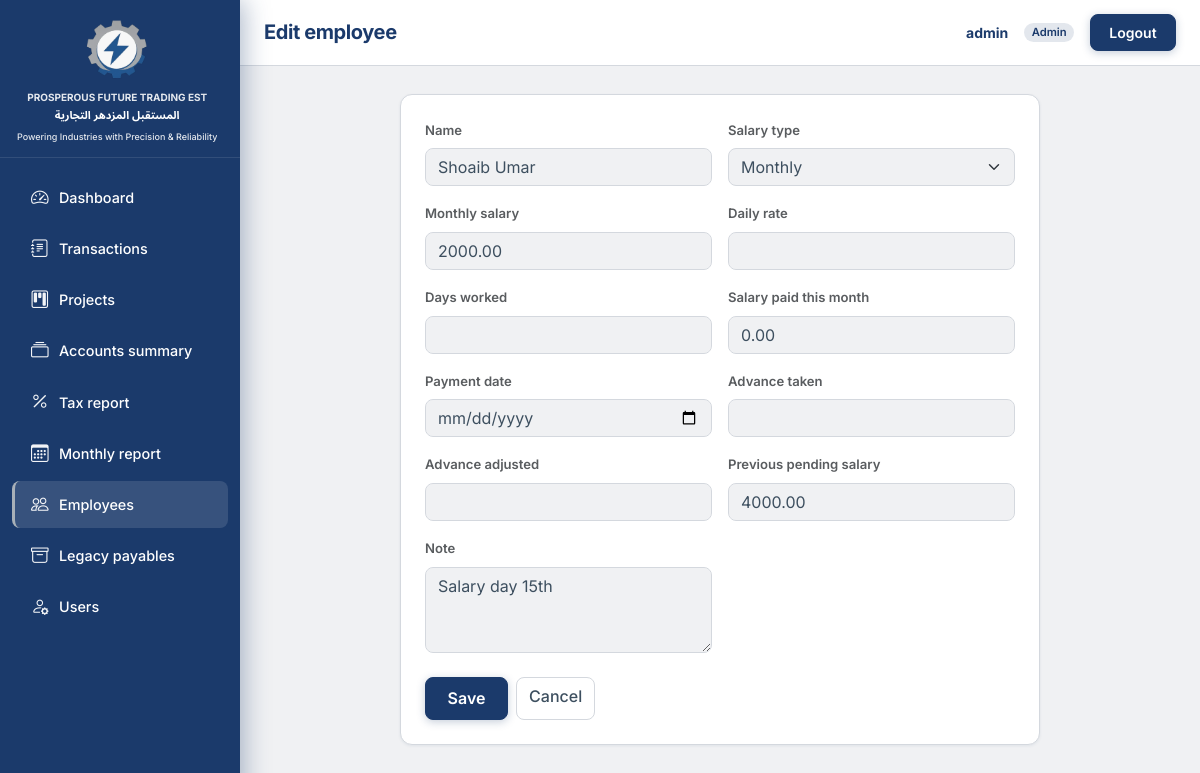
The app's page /employees/14/edit/ (signed in) with its own data.
### accounts/models.py (models this page shows, shortened)
class User(AbstractBaseUser, PermissionsMixin):
    email = models.EmailField(unique=True)
    full_name = models.CharField(max_length=255, blank=True)
    role = models.CharField(max_length=20, choices=Role.choices, default=Role.VIEWER)
    is_staff = models.BooleanField(default=False)
    is_active = models.BooleanField(default=True)
    date_joined = models.DateTimeField(default=timezone.now)
    objects = UserManager()
    USERNAME_FIELD = "email"
    REQUIRED_FIELDS = []
    class Meta:
        ordering = ["email"]
    @property
    def display_name(self):
        name = (self.full_name or "").strip()
        if name:
            return name
        return self.email.split("@")[0] if self.email else ""

### employees/models.py (models this page shows, shortened)
class Employee(models.Model):
    name = models.CharField(max_length=255)
    salary_paid_date = models.DateField(
        null=True,
        blank=True,
        verbose_name="Payment date",
        help_text="Date when salary was paid to this employee.",
    )
    salary_type = models.CharField(
        max_length=16, choices=SalaryType.choices, default=SalaryType.MONTHLY
    )
    monthly_salary = models.DecimalField(
        max_digits=14, decimal_places=2, null=True, blank=True
    )
    daily_rate = models.DecimalField(max_digits=14, decimal_places=2, null=True, blank=True)
    days_worked = models.DecimalField(
        max_digits=10, decimal_places=2, null=True, blank=True
    )
    salary_paid_this_month = models.DecimalField(
        max_digits=14, decimal_places=2, null=True, blank=True
    )
    advance_taken = models.DecimalField(
        max_digits=14, decimal_places=2, null=True, blank=True
    )
    advance_adjusted = models.DecimalField(
        max_digits=14, decimal_places=2, null=True, blank=True
    )
    previous_pending_salary = models.DecimalField(
        max_digits=14, decimal_places=2, null=True, blank=True
    )
    note = models.TextField(blank=True)
    class Meta:
        ordering = ["name"]

### employees/views.py (the view)
# urls.py: path("<int:pk>/edit/", views.EmployeeUpdateView.as_view(), name="edit"),
class EmployeeUpdateView(AdminOrAccountantMixin, UpdateView):
    model = Employee
    form_class = EmployeeForm
    template_name = "employees/employee_form.html"
    success_url = reverse_lazy("employees:list")

### TradingEST/context_processors.py (called while the page is built)
def brand(_request):
    return {
        "brand_name_ar": BRAND_NAME_AR,
        "brand_name_en": BRAND_NAME_EN,
        "brand_tagline": BRAND_TAGLINE,
    }

### accounts/mixins.py (called while the page is built)
    def dispatch(self, request, *args, **kwargs):
        if not request.user.is_authenticated:
            return HttpResponseRedirect(self.resolve_redirect(request))
        if getattr(request.user, "role", None) not in (Role.ADMIN, Role.ACCOUNTANT):
            raise PermissionDenied("Edit permission required.")
        return super(SessionAuthenticatedMixin, self).dispatch(request, *args, **kwargs)

### templates/employees/employee_form.html (shortened to what this page needs)
{% extends "base.html" %}
{% block header_title %}{% if object %}Edit employee{% else %}Add employee{% endif %}{% endblock %}
{% block content %}
<div class="te-page-card mx-auto" style="max-width: 640px;">
  <form method="post" novalidate>
    <div class="row g-3">
      {% for field in form %}
      <div class="col-12 col-md-6">
        <label class="form-label fw-semibold small text-muted" for="{{ field.id_for_label }}">{{ field.label }}</label>
        {{ field }}
      </div>
      {% endfor %}
    </div>
    <div class="mt-4 te-form-actions d-grid d-sm-flex flex-wrap gap-2">
      <button type="submit" class="btn te-btn-gradient">Save</button>
      <a href="{% url 'employees:list' %}" class="btn te-btn-secondary">Cancel</a>
    </div>
  </form>
</div>
{% endblock %}

### templates/base.html (shortened to what this page needs)
{% load static %}
<!DOCTYPE html>
<html lang="en">
<head>
  <link href="https://cdn.jsdelivr.net/npm/bootstrap@5.3.3/dist/css/bootstrap.min.css" rel="stylesheet"
>
  <link rel="stylesheet" href="https://cdn.jsdelivr.net/npm/bootstrap-icons@1.11.3/font/bootstrap-icons.min.css">
  <link rel="stylesheet" href="{% static 'css/app.css' %}">
</head>
<body class="te-app-body">
<div class="te-app-layout">
  <div class="te-app-main">
    <header class="te-topbar">
      <div class="te-topbar-desktop d-none d-md-flex w-100 align-items-center justify-content-between gap-3 min-w-0">
        <h1 class="te-topbar-title text-truncate mb-0 flex-grow-1 min-w-0">{% block header_title %}Dashboard{% endblock %}</h1>
        {% if user.is_authenticated %}
        <div class="te-topbar-actions flex-shrink-0">
          <span class="te-topbar-user d-none d-lg-inline">{{ user.display_name }}</span>
          {% if user.role == 'admin' %}
          <span class="badge rounded-pill badge-role-admin">{{ user.get_role_display }}</span>
          {% elif user.role == 'accountant' %}
          <span class="badge rounded-pill badge-role-accountant">{{ user.get_role_display }}</span>
          {% else %}
          <span class="badge rounded-pill badge-role-viewer">{{ user.get_role_display }}</span>
          {% endif %}
          <form action="{% url 'accounts:logout' %}" method="post" class="d-inline mb-0">
            <button type="submit" class="btn btn-sm te-btn-logout">Logout</button>
          </form>
        </div>
        {% endif %}
      </div>
    </header>
    <div class="te-content-wrap">
      {% block content %}{% endblock %}
    </div>
  </div>
  <aside id="teSidebar" class="te-sidebar" aria-label="Main navigation">
    <div class="te-sidebar-head">
      <div class="te-sidebar-logo">
        {% include "partials/sidebar_brand.html" %}
      </div>
    </div>
    <div class="te-sidebar-nav">
      {% include "partials/sidebar_nav.html" %}
    </div>
  </aside>
</div>
</body>
</html>

### records on screen
User: display_name "admin", role "Admin"
Employee: form "Shoaib Umar" "Monthly" "2000.00" "0.00" "4000.00" "Salary day 15th"

### other values on screen
{{ field.label }} "Name" "Salary type" "Monthly salary" "Daily rate" "Days worked" "Salary paid this month" "Payment date" "Advance taken" "Advance adjusted" "Previous pending salary" "Note"
{{ brand_name_en }} "PROSPEROUS FUTURE TRADING EST"
{{ brand_name_ar }} "المستقبل المزدهر التجارية"
{{ brand_tagline }} "Powering Industries with Precision & Reliability"
